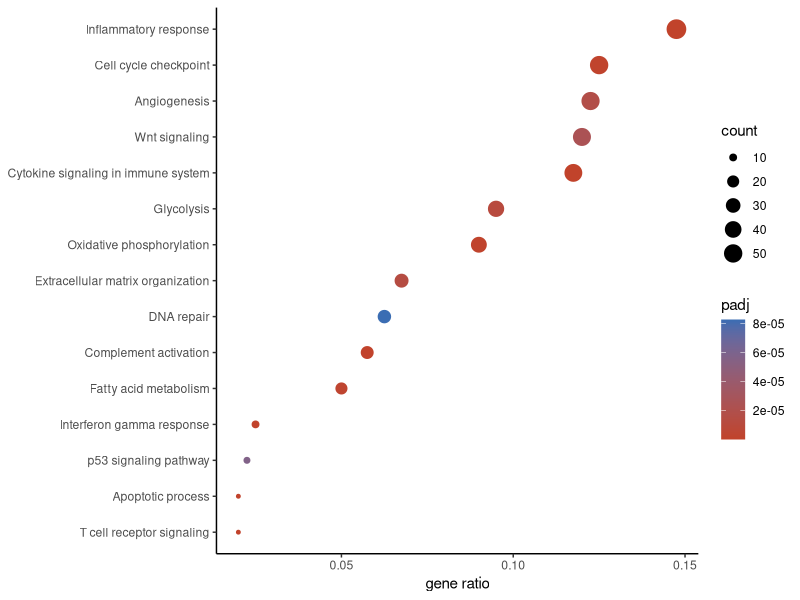

Write R code to recreate this figure.
#!/usr/bin/env Rscript
# Standalone reproduction. Run inside the pinned pubready container.
suppressPackageStartupMessages(library(ggplot2))

raw <- read.csv("input_enrichment_results.csv", check.names = FALSE)
d <- data.frame(term = as.character(raw[["Description"]]), padj = as.numeric(raw[["p.adjust"]]))
d$count <- as.numeric(raw[["Count"]])
d$x <- sapply(strsplit(as.character(raw[["GeneRatio"]]), "/"), function(a) as.numeric(a[1])/as.numeric(a[2])); xlab <- "gene ratio"
d <- d[order(d$padj), ][seq_len(min(15, nrow(d))), ]
d$term <- factor(d$term, levels = d$term[order(d$x)])
p <- ggplot(d, aes(x, term)) + geom_point(aes(size = count, colour = padj)) +
  scale_colour_gradient(low = "#C1432B", high = "#3B6DB3") + labs(x = xlab, y = NULL) + theme_classic()
p <- p
ggsave("figure_enrichment_results_enrich.pdf", p, width = 7.2, height = 6)
cat("Reproduced figure.\n")
